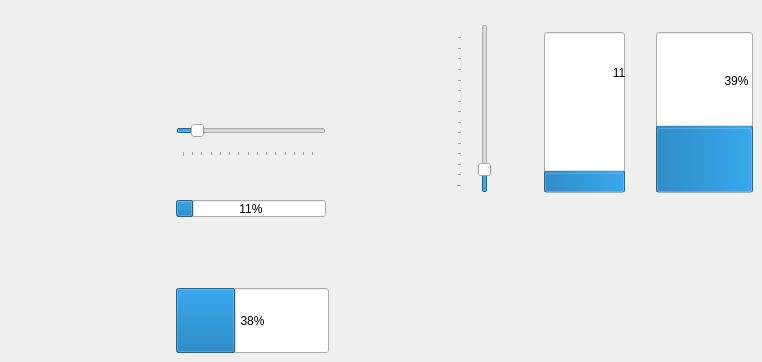
   <widget class="QWidget" name="TabSheet17">
    <attribute name="title">
     <string>Progress</string>
    </attribute>
    <property name="toolTip">
     <string></string>
    </property>
    <widget class="QProgressBar" name="CGauge1">
     <property name="geometry">
      <rect>
       <x>176</x>
       <y>288</y>
       <width>153</width>
       <height>65</height>
      </rect>
     </property>
     <property name="enabled">
      <bool>true</bool>
     </property>
     <property name="value">
      <number>79</number>
     </property>
     <property name="textVisible">
      <bool>true</bool>
     </property>
     <property name="orientation">
      <enum>Qt::Horizontal</enum>
     </property>
     <property name="minimum">
      <number>2</number>
     </property>
     <property name="maximum">
      <number>201</number>
     </property>
     <property name="alignment">
      <enum>Qt::AlignCenter</enum>
     </property>
     <property name="toolTip">
      <string>Tooltip</string>
     </property>
    </widget>
    <widget class="QProgressBar" name="CGauge2">
     <property name="geometry">
      <rect>
       <x>656</x>
       <y>32</y>
       <width>97</width>
       <height>161</height>
      </rect>
     </property>
     <property name="enabled">
      <bool>true</bool>
     </property>
     <property name="value">
      <number>81</number>
     </property>
     <property name="textVisible">
      <bool>true</bool>
     </property>
     <property name="orientation">
      <enum>Qt::Vertical</enum>
     </property>
     <property name="minimum">
      <number>2</number>
     </property>
     <property name="maximum">
      <number>201</number>
     </property>
     <property name="alignment">
      <enum>Qt::AlignCenter</enum>
     </property>
     <property name="toolTip">
      <string>Tooltip</string>
     </property>
    </widget>
    <widget class="QSlider" name="TrackBar1">
     <property name="geometry">
      <rect>
       <x>176</x>
       <y>112</y>
       <width>150</width>
       <height>45</height>
      </rect>
     </property>
     <property name="enabled">
      <bool>true</bool>
     </property>
     <property name="toolTip">
      <string>Tooltip</string>
     </property>
     <property name="minimum">
      <number>55</number>
     </property>
     <property name="maximum">
      <number>201</number>
     </property>
     <property name="value">
      <number>70</number>
     </property>
     <property name="orientation">
      <enum>Qt::Horizontal</enum>
     </property>
     <property name="tickPosition">
      <enum>QSlider::TicksBelow</enum>
     </property>
    </widget>
    <widget class="QProgressBar" name="ProgressBar1">
     <property name="geometry">
      <rect>
       <x>176</x>
       <y>200</y>
       <width>150</width>
       <height>17</height>
      </rect>
     </property>
     <property name="enabled">
      <bool>true</bool>
     </property>
     <property name="value">
      <number>15</number>
     </property>
     <property name="orientation">
      <enum>Qt::Horizontal</enum>
     </property>
     <property name="minimum">
      <number>-10</number>
     </property>
     <property name="maximum">
      <number>202</number>
     </property>
     <property name="toolTip">
      <string>Tooltip</string>
     </property>
    </widget>
    <widget class="QSlider" name="TrackBar2">
     <property name="geometry">
      <rect>
       <x>456</x>
       <y>24</y>
       <width>49</width>
       <height>169</height>
      </rect>
     </property>
     <property name="enabled">
      <bool>true</bool>
     </property>
     <property name="toolTip">
      <string>Tooltip</string>
     </property>
     <property name="minimum">
      <number>55</number>
     </property>
     <property name="maximum">
      <number>201</number>
     </property>
     <property name="value">
      <number>70</number>
     </property>
     <property name="orientation">
      <enum>Qt::Vertical</enum>
     </property>
     <property name="tickPosition">
      <enum>QSlider::TicksAbove</enum>
     </property>
    </widget>
    <widget class="QProgressBar" name="ProgressBar2">
     <property name="geometry">
      <rect>
       <x>544</x>
       <y>32</y>
       <width>81</width>
       <height>161</height>
      </rect>
     </property>
     <property name="enabled">
      <bool>true</bool>
     </property>
     <property name="value">
      <number>15</number>
     </property>
     <property name="orientation">
      <enum>Qt::Vertical</enum>
     </property>
     <property name="minimum">
      <number>-10</number>
     </property>
     <property name="maximum">
      <number>202</number>
     </property>
     <property name="toolTip">
      <string>Tooltip</string>
     </property>
    </widget>
   </widget>
